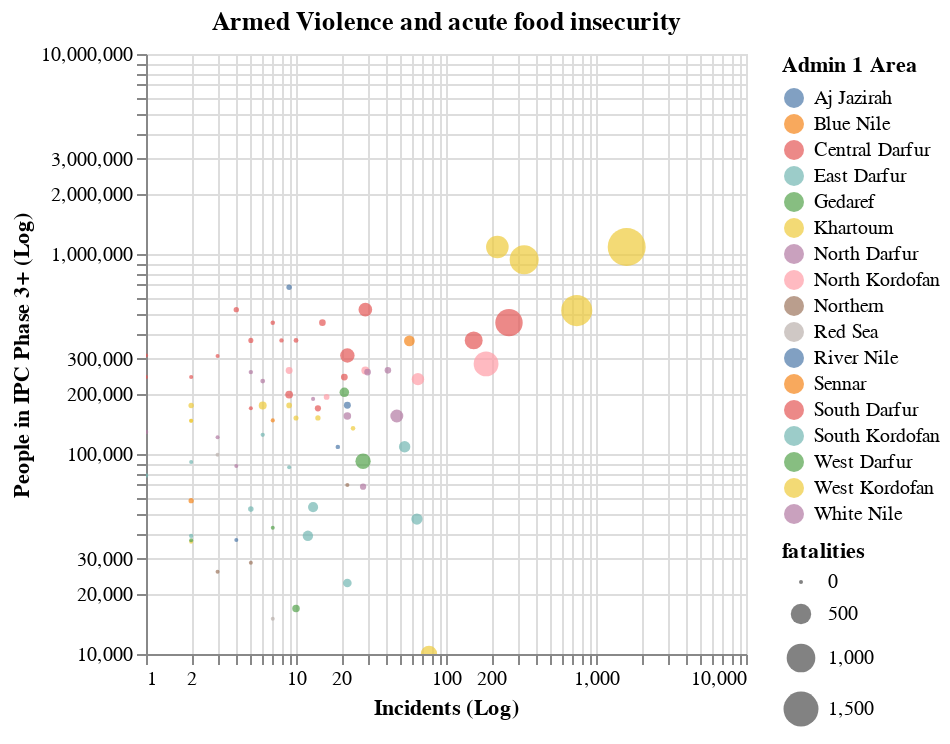

Notebook source saved alongside this figure:
### Code cell
# Create the chart with the selection and regression line
chart = alt.Chart(acled_idp_ipc_adm2).mark_circle().encode(
    x=alt.X('phase3plus:Q', scale=alt.Scale(type='log'), title='Incidents (Log)'),
    y=alt.Y(':Q', scale=alt.Scale(type='log'), title='People in IPC Phase 3+ (Log)'),
    color=alt.Color('Level 1:N', legend=alt.Legend(title="Admin 1 Area")),
    size=alt.Size('fatalities:Q'),
    tooltip=['Area', 'fatalities', 'phase3plus']
).properties(
    title='Armed Violence and acute food insecurity'
).interactive()#.to_json()

#with open('CC9_fig1.json', 'w') as f:
   # f.write(chart)

chart

### Figure 1 — Vega-Lite specification as saved in the notebook (floating-point values rounded to 4 significant figures)
{"config": {"view": {"continuousWidth": 300, "continuousHeight": 300}}, "data": {"name": "data-d47f62613e840d8b3058fea7d65a4ef7"}, "mark": {"type": "circle"}, "encoding": {"color": {"field": "Level 1", "legend": {"title": "Admin 1 Area"}, "type": "nominal"}, "size": {"field": "fatalities", "type": "quantitative"}, "tooltip": [{"field": "Area", "type": "nominal"}, {"field": "fatalities", "type": "quantitative"}, {"field": "phase3plus", "type": "nominal"}], "x": {"field": "event_id_cnty", "scale": {"type": "log"}, "title": "Incidents (Log)", "type": "quantitative"}, "y": {"field": "phase3plus", "scale": {"type": "log"}, "title": "People in IPC Phase 3+ (Log)", "type": "quantitative"}}, "params": [{"name": "param_88", "select": {"type": "interval", "encodings": ["x", "y"]}, "bind": "scales"}], "title": "Armed Violence and acute food insecurity", "$schema": "https://vega.github.io/schema/vega-lite/v5.20.1.json", "datasets": {"data-d47f62613e840d8b3058fea7d65a4ef7": [{"Area": "Abassiya", "Level 1": "South Kordofan", "fatalities": 108.0, "event_id_cnty": 13.0, "numPresentIdpInd": 56530.0, "phase3plus": "54287"}, {"Area": "Abu Jubayhah", "Level 1": "South Kordofan", "fatalities": 0.0, "event_id_cnty": 2.0, "numPresentIdpInd": 56260.0, "phase3plus": "91277"}, {"Area": "Abu Zabad", "Level 1": "West Kordofan", "fatalities": 12.0, "event_id_cnty": 10.0, "numPresentIdpInd": 17520.0, "phase3plus": "151440"}, {"Area": "Adila", "Level 1": "East Darfur", "fatalities": 0.0, "event_id_cnty": 9.0, "numPresentIdpInd": 53740.0, "phase3plus": "85845"}, {"Area": "Al Dibab", "Level 1": "West Kordofan", "fatalities": 0.0, "event_id_cnty": 2.0, "numPresentIdpInd": 21150.0, "phase3plus": "146748"}, {"Area": "Al Idia", "Level 1": "West Kordofan", "fatalities": 15.0, "event_id_cnty": 14.0, "numPresentIdpInd": 57250.0, "phase3plus": "151440"}, {"Area": "Al Khiwai", "Level 1": "West Kordofan", "fatalities": 58.0, "event_id_cnty": 6.0, "numPresentIdpInd": 8069.0, "phase3plus": "174900"}, {"Area": "Al Meiram", "Level 1": "West Kordofan", "fatalities": 0.0, "event_id_cnty": 2.0, "numPresentIdpInd": 8018.0, "phase3plus": "146748"}, {"Area": "Al Qurashi", "Level 1": "Aj Jazirah", "fatalities": 17.0, "event_id_cnty": 9.0, "numPresentIdpInd": 81460.0, "phase3plus": "681606"}, {"Area": "Al Wihda", "Level 1": "South Darfur", "fatalities": 1.0, "event_id_cnty": 2.0, "numPresentIdpInd": 11020.0, "phase3plus": "242549"}, {"Area": "An Nuhud", "Level 1": "West Kordofan", "fatalities": 6.0, "event_id_cnty": 24.0, "numPresentIdpInd": 45810.0, "phase3plus": "134355"}, {"Area": "At Tina", "Level 1": "North Darfur", "fatalities": 0.0, "event_id_cnty": 3.0, "numPresentIdpInd": 5385.0, "phase3plus": "121328"}, {"Area": "Atbara", "Level 1": "River Nile", "fatalities": 5.0, "event_id_cnty": 19.0, "numPresentIdpInd": 169600.0, "phase3plus": "108542"}, {"Area": "Azum", "Level 1": "Central Darfur", "fatalities": 9.0, "event_id_cnty": 10.0, "numPresentIdpInd": 67400.0, "phase3plus": "369837"}, {"Area": "Babanusa", "Level 1": "West Kordofan", "fatalities": 307.0, "event_id_cnty": 77.0, "numPresentIdpInd": 34420.0, "phase3plus": "10020"}, {"Area": "Bahri", "Level 1": "Khartoum", "fatalities": 1181.0, "event_id_cnty": 744.0, "numPresentIdpInd": 18580.0, "phase3plus": "521150"}, {"Area": "Bara", "Level 1": "North Kordofan", "fatalities": 60.0, "event_id_cnty": 29.0, "numPresentIdpInd": 32220.0, "phase3plus": "261498"}, {"Area": "Barbar", "Level 1": "River Nile", "fatalities": 0.0, "event_id_cnty": 4.0, "numPresentIdpInd": 21490.0, "phase3plus": "37186"}, {"Area": "Basundah", "Level 1": "Gedaref", "fatalities": 0.0, "event_id_cnty": 7.0, "numPresentIdpInd": 45760.0, "phase3plus": "42800"}, {"Area": "Beida", "Level 1": "West Darfur", "fatalities": 50.0, "event_id_cnty": 10.0, "numPresentIdpInd": 3105.0, "phase3plus": "16885"}, {"Area": "Beliel", "Level 1": "South Darfur", "fatalities": 34.0, "event_id_cnty": 15.0, "numPresentIdpInd": 484000.0, "phase3plus": "453642"}, {"Area": "Bendasi", "Level 1": "Central Darfur", "fatalities": 12.0, "event_id_cnty": 5.0, "numPresentIdpInd": 28520.0, "phase3plus": "369837"}, {"Area": "Buram", "Level 1": "South Darfur", "fatalities": 213.0, "event_id_cnty": 29.0, "numPresentIdpInd": 195700.0, "phase3plus": "526939"}, {"Area": "Delami", "Level 1": "South Kordofan", "fatalities": 72.0, "event_id_cnty": 22.0, "numPresentIdpInd": 4781.0, "phase3plus": "22663"}, {"Area": "Delgo", "Level 1": "Northern", "fatalities": 0.0, "event_id_cnty": 3.0, "numPresentIdpInd": 40380.0, "phase3plus": "25786"}, {"Area": "Dilling", "Level 1": "South Kordofan", "fatalities": 143.0, "event_id_cnty": 53.0, "numPresentIdpInd": 44300.0, "phase3plus": "108770"}, {"Area": "Dongola", "Level 1": "Northern", "fatalities": 1.0, "event_id_cnty": 22.0, "numPresentIdpInd": 55210.0, "phase3plus": "70031"}, {"Area": "Geisan", "Level 1": "Blue Nile", "fatalities": 14.0, "event_id_cnty": 2.0, "numPresentIdpInd": 32130.0, "phase3plus": "58455"}, {"Area": "Gereida", "Level 1": "South Darfur", "fatalities": 16.0, "event_id_cnty": 4.0, "numPresentIdpInd": 138200.0, "phase3plus": "526939"}, {"Area": "Ghadeer", "Level 1": "South Kordofan", "fatalities": 116.0, "event_id_cnty": 12.0, "numPresentIdpInd": 13460.0, "phase3plus": "38972"}, {"Area": "Ghubaish", "Level 1": "West Kordofan", "fatalities": 20.0, "event_id_cnty": 9.0, "numPresentIdpInd": 14030.0, "phase3plus": "174900"}, {"Area": "Halfa", "Level 1": "Northern", "fatalities": 0.0, "event_id_cnty": 5.0, "numPresentIdpInd": 36340.0, "phase3plus": "28620"}, {"Area": "Haya", "Level 1": "Red Sea", "fatalities": 0.0, "event_id_cnty": 3.0, "numPresentIdpInd": 1955.0, "phase3plus": "99110"}, {"Area": "Heiban", "Level 1": "South Kordofan", "fatalities": 3.0, "event_id_cnty": 6.0, "numPresentIdpInd": null, "phase3plus": "124651"}, {"Area": "Kadugli", "Level 1": "South Kordofan", "fatalities": 137.0, "event_id_cnty": 64.0, "numPresentIdpInd": 85560.0, "phase3plus": "47301"}, {"Area": "Karrari", "Level 1": "Khartoum", "fatalities": 1028.0, "event_id_cnty": 332.0, "numPresentIdpInd": 15430.0, "phase3plus": "936591"}, {"Area": "Kas", "Level 1": "South Darfur", "fatalities": 55.0, "event_id_cnty": 9.0, "numPresentIdpInd": 150000.0, "phase3plus": "198328"}, {"Area": "Kateila", "Level 1": "South Darfur", "fatalities": 2.0, "event_id_cnty": 1.0, "numPresentIdpInd": 40400.0, "phase3plus": "310838"}, {"Area": "Kebkabiya", "Level 1": "North Darfur", "fatalities": 37.0, "event_id_cnty": 30.0, "numPresentIdpInd": 80800.0, "phase3plus": "256748"}, {"Area": "Keilak", "Level 1": "West Kordofan", "fatalities": 0.0, "event_id_cnty": 2.0, "numPresentIdpInd": 13570.0, "phase3plus": "36365"}, {"Area": "Kelemando", "Level 1": "North Darfur", "fatalities": 5.0, "event_id_cnty": 1.0, "numPresentIdpInd": 10890.0, "phase3plus": "128909"}, {"Area": "Kereneik", "Level 1": "West Darfur", "fatalities": 94.0, "event_id_cnty": 21.0, "numPresentIdpInd": 41600.0, "phase3plus": "203436"}, {"Area": "Khartoum", "Level 1": "Khartoum", "fatalities": 1775.0, "event_id_cnty": 1602.0, "numPresentIdpInd": 4085.0, "phase3plus": "1083799"}, {"Area": "Kosti", "Level 1": "White Nile", "fatalities": 29.0, "event_id_cnty": 28.0, "numPresentIdpInd": 135900.0, "phase3plus": "68633"}, {"Area": "Kubum", "Level 1": "South Darfur", "fatalities": 240.0, "event_id_cnty": 22.0, "numPresentIdpInd": 9090.0, "phase3plus": "310838"}, {"Area": "Kulbus", "Level 1": "West Darfur", "fatalities": 0.0, "event_id_cnty": 2.0, "numPresentIdpInd": 44480.0, "phase3plus": "37011"}, {"Area": "Kutum", "Level 1": "North Darfur", "fatalities": 190.0, "event_id_cnty": 47.0, "numPresentIdpInd": 152300.0, "phase3plus": "154935"}, {"Area": "Melit", "Level 1": "North Darfur", "fatalities": 33.0, "event_id_cnty": 41.0, "numPresentIdpInd": 46780.0, "phase3plus": "261912"}, {"Area": "Mershing", "Level 1": "South Darfur", "fatalities": 38.0, "event_id_cnty": 21.0, "numPresentIdpInd": 80140.0, "phase3plus": "242549"}, {"Area": "Mukjar", "Level 1": "Central Darfur", "fatalities": 28.0, "event_id_cnty": 14.0, "numPresentIdpInd": 28360.0, "phase3plus": "169248"}, {"Area": "Nitega", "Level 1": "South Darfur", "fatalities": 0.0, "event_id_cnty": 1.0, "numPresentIdpInd": 28500.0, "phase3plus": "242549"}, {"Area": "Nyala Janoub", "Level 1": "South Darfur", "fatalities": 914.0, "event_id_cnty": 263.0, "numPresentIdpInd": 77830.0, "phase3plus": "453642"}, {"Area": "Nyala Shimal", "Level 1": "South Darfur", "fatalities": 6.0, "event_id_cnty": 7.0, "numPresentIdpInd": 327700.0, "phase3plus": "453642"}, {"Area": "Rabak", "Level 1": "White Nile", "fatalities": 1.0, "event_id_cnty": 13.0, "numPresentIdpInd": 100600.0, "phase3plus": "188600"}, {"Area": "Saraf Omra", "Level 1": "North Darfur", "fatalities": 4.0, "event_id_cnty": 5.0, "numPresentIdpInd": 64700.0, "phase3plus": "256748"}, {"Area": "Sawakin", "Level 1": "Red Sea", "fatalities": 0.0, "event_id_cnty": 7.0, "numPresentIdpInd": 6812.0, "phase3plus": "15004"}, {"Area": "Sennar", "Level 1": "Sennar", "fatalities": 123.0, "event_id_cnty": 57.0, "numPresentIdpInd": 149200.0, "phase3plus": "367729"}, {"Area": "Sheikan", "Level 1": "North Kordofan", "fatalities": 747.0, "event_id_cnty": 185.0, "numPresentIdpInd": 43280.0, "phase3plus": "282220"}, {"Area": "Shendi", "Level 1": "River Nile", "fatalities": 40.0, "event_id_cnty": 22.0, "numPresentIdpInd": 198400.0, "phase3plus": "175313"}, {"Area": "Shiaria", "Level 1": "East Darfur", "fatalities": 5.0, "event_id_cnty": 1.0, "numPresentIdpInd": null, "phase3plus": "78097"}, {"Area": "Sinja", "Level 1": "Sennar", "fatalities": 2.0, "event_id_cnty": 7.0, "numPresentIdpInd": 74040.0, "phase3plus": "147167"}, {"Area": "Sirba", "Level 1": "West Darfur", "fatalities": 272.0, "event_id_cnty": 28.0, "numPresentIdpInd": 26220.0, "phase3plus": "91961"}, {"Area": "Soudari", "Level 1": "North Kordofan", "fatalities": 21.0, "event_id_cnty": 16.0, "numPresentIdpInd": 3968.0, "phase3plus": "192976"}, {"Area": "Talawdi", "Level 1": "South Kordofan", "fatalities": 4.0, "event_id_cnty": 2.0, "numPresentIdpInd": 10410.0, "phase3plus": "38972"}, {"Area": "Tawila", "Level 1": "North Darfur", "fatalities": 51.0, "event_id_cnty": 22.0, "numPresentIdpInd": 170900.0, "phase3plus": "154935"}, {"Area": "Tendalti", "Level 1": "White Nile", "fatalities": 0.0, "event_id_cnty": 4.0, "numPresentIdpInd": 18210.0, "phase3plus": "87112"}, {"Area": "Um Bada", "Level 1": "Khartoum", "fatalities": 617.0, "event_id_cnty": 220.0, "numPresentIdpInd": 8681.0, "phase3plus": "1083799"}, {"Area": "Um Dafoug", "Level 1": "South Darfur", "fatalities": 0.0, "event_id_cnty": 3.0, "numPresentIdpInd": 3835.0, "phase3plus": "308970"}, {"Area": "Um Dam Haj Ahmed", "Level 1": "North Kordofan", "fatalities": 39.0, "event_id_cnty": 9.0, "numPresentIdpInd": 15160.0, "phase3plus": "261498"}, {"Area": "Um Dukhun", "Level 1": "Central Darfur", "fatalities": 1.0, "event_id_cnty": 5.0, "numPresentIdpInd": 62030.0, "phase3plus": "169248"}, {"Area": "Um Rawaba", "Level 1": "North Kordofan", "fatalities": 173.0, "event_id_cnty": 65.0, "numPresentIdpInd": 41920.0, "phase3plus": "236766"}, {"Area": "Um Rimta", "Level 1": "White Nile", "fatalities": 9.0, "event_id_cnty": 6.0, "numPresentIdpInd": 13810.0, "phase3plus": "231568"}, {"Area": "Wad Bandah", "Level 1": "West Kordofan", "fatalities": 16.0, "event_id_cnty": 2.0, "numPresentIdpInd": 6300.0, "phase3plus": "174900"}, {"Area": "Wadi Salih", "Level 1": "Central Darfur", "fatalities": 4.0, "event_id_cnty": 8.0, "numPresentIdpInd": 85960.0, "phase3plus": "369837"}, {"Area": "Yassin", "Level 1": "East Darfur", "fatalities": 18.0, "event_id_cnty": 5.0, "numPresentIdpInd": 78710.0, "phase3plus": "53018"}, {"Area": "Zalingi", "Level 1": "Central Darfur", "fatalities": 379.0, "event_id_cnty": 153.0, "numPresentIdpInd": 208800.0, "phase3plus": "369837"}, {"Area": "As Serief", "Level 1": null, "fatalities": null, "event_id_cnty": null, "numPresentIdpInd": 11730.0, "phase3plus": null}, {"Area": "Kernoi", "Level 1": null, "fatalities": null, "event_id_cnty": null, "numPresentIdpInd": 1580.0, "phase3plus": null}, {"Area": "Gharb Bara", "Level 1": null, "fatalities": null, "event_id_cnty": null, "numPresentIdpInd": 8036.0, "phase3plus": null}, {"Area": "Dordieb", "Level 1": null, "fatalities": null, "event_id_cnty": null, "numPresentIdpInd": 1455.0, "phase3plus": null}, {"Area": "Hala'ib", "Level 1": null, "fatalities": null, "event_id_cnty": null, "numPresentIdpInd": 600.0, "phase3plus": null}, {"Area": "Merwoe", "Level 1": null, "fatalities": null, "event_id_cnty": null, "numPresentIdpInd": 77800.0, "phase3plus": null}, {"Area": "Agig", "Level 1": null, "fatalities": null, "event_id_cnty": null, "numPresentIdpInd": 210.0, "phase3plus": null}, {"Area": "Sinkat", "Level 1": null, "fatalities": null, "event_id_cnty": null, "numPresentIdpInd": 8046.0, "phase3plus": null}, {"Area": "Tawkar", "Level 1": null, "fatalities": null, "event_id_cnty": null, "numPresentIdpInd": 2370.0, "phase3plus": null}, {"Area": "Damso", "Level 1": null, "fatalities": null, "event_id_cnty": null, "numPresentIdpInd": 7370.0, "phase3plus": null}, {"Area": "Tulus", "Level 1": null, "fatalities": null, "event_id_cnty": null, "numPresentIdpInd": 20780.0, "phase3plus": null}, {"Area": "Al Leri", "Level 1": null, "fatalities": null, "event_id_cnty": null, "numPresentIdpInd": 6641.0, "phase3plus": null}, {"Area": "Ar Rashad", "Level 1": null, "fatalities": null, "event_id_cnty": null, "numPresentIdpInd": 20930.0, "phase3plus": null}, {"Area": "Guli", "Level 1": null, "fatalities": null, "event_id_cnty": null, "numPresentIdpInd": 26630.0, "phase3plus": null}, {"Area": "Baw", "Level 1": null, "fatalities": null, "event_id_cnty": null, "numPresentIdpInd": 50470.0, "phase3plus": null}, {"Area": "Assalaya", "Level 1": null, "fatalities": null, "event_id_cnty": null, "numPresentIdpInd": 25240.0, "phase3plus": null}]}}
